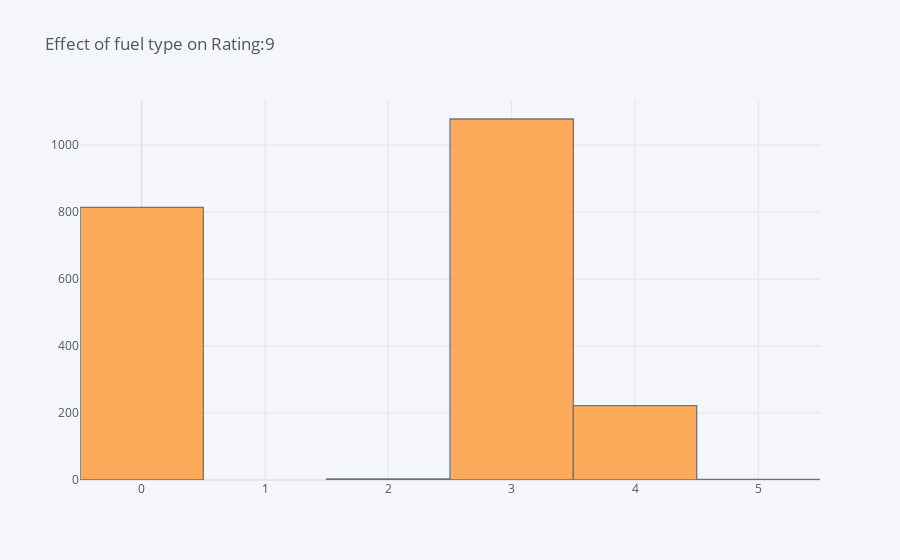

The notebook cell saved with this chart:
### Code cell
data[data.rating_engineTransmission==9]['fuel_type'].iplot(x='fuel_type' , kind='hist', title='Effect of fuel type on Rating:9')

### Figure 1 — Plotly figure (JSON) as saved in the notebook; plotly's stock layout.template omitted (floating-point values rounded to 4 significant figures; data arrays with more than 128 entries replaced by an {"elided": "..."} marker saying what was removed)
{"data": [{"histfunc": "count", "histnorm": "", "marker": {"color": "rgba(255, 153, 51, 1.0)", "line": {"color": "#4D5663", "width": 1.3}}, "name": "fuel_type", "opacity": 0.8, "orientation": "v", "type": "histogram", "x": {"elided": "2119 int values"}}], "layout": {"barmode": "overlay", "legend": {"bgcolor": "#F5F6F9", "font": {"color": "#4D5663"}}, "paper_bgcolor": "#F5F6F9", "plot_bgcolor": "#F5F6F9", "title": {"font": {"color": "#4D5663"}, "text": "Effect of fuel type on Rating:9"}, "xaxis": {"gridcolor": "#E1E5ED", "showgrid": true, "tickfont": {"color": "#4D5663"}, "title": {"font": {"color": "#4D5663"}, "text": ""}, "zerolinecolor": "#E1E5ED"}, "yaxis": {"gridcolor": "#E1E5ED", "showgrid": true, "tickfont": {"color": "#4D5663"}, "title": {"font": {"color": "#4D5663"}, "text": ""}, "zerolinecolor": "#E1E5ED"}}}
